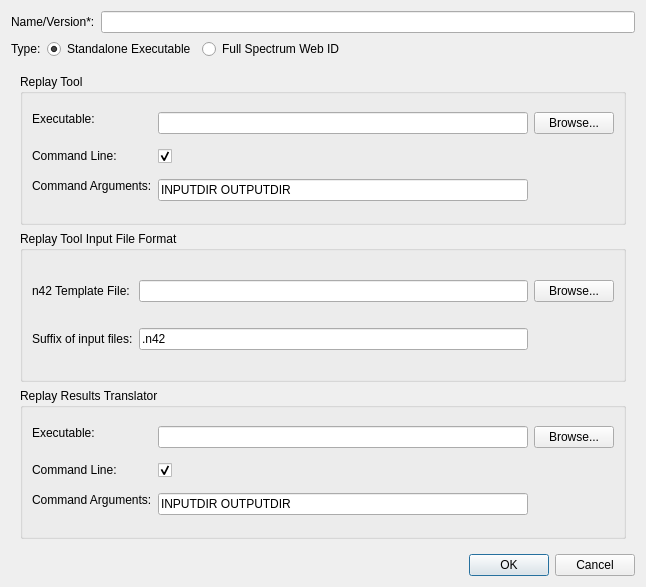
<?xml version="1.0" encoding="UTF-8"?>
<ui version="4.0">
 <class>ReplayDialog</class>
 <widget class="QDialog" name="ReplayDialog">
  <property name="geometry">
   <rect>
    <x>0</x>
    <y>0</y>
    <width>646</width>
    <height>587</height>
   </rect>
  </property>
  <property name="windowTitle">
   <string>New Replay Software</string>
  </property>
  <layout class="QVBoxLayout" name="verticalLayout_4">
   <item>
    <layout class="QHBoxLayout" name="horizontalLayout_7">
     <property name="sizeConstraint">
      <enum>QLayout::SetMinimumSize</enum>
     </property>
     <item>
      <widget class="QLabel" name="label_4">
       <property name="sizePolicy">
        <sizepolicy hsizetype="Preferred" vsizetype="Fixed">
         <horstretch>0</horstretch>
         <verstretch>0</verstretch>
        </sizepolicy>
       </property>
       <property name="text">
        <string>Name/Version*:</string>
       </property>
      </widget>
     </item>
     <item>
      <widget class="QLineEdit" name="txtName"/>
     </item>
    </layout>
   </item>
   <item>
    <layout class="QHBoxLayout" name="horizontalLayout">
     <item>
      <widget class="QLabel" name="label_2">
       <property name="text">
        <string>Type:</string>
       </property>
      </widget>
     </item>
     <item>
      <widget class="QRadioButton" name="radioStandalone">
       <property name="text">
        <string>Standalone Executable</string>
       </property>
       <property name="checked">
        <bool>true</bool>
       </property>
      </widget>
     </item>
     <item>
      <widget class="QRadioButton" name="radioWeb">
       <property name="text">
        <string>Full Spectrum Web ID</string>
       </property>
      </widget>
     </item>
     <item>
      <spacer name="horizontalSpacer">
       <property name="orientation">
        <enum>Qt::Horizontal</enum>
       </property>
       <property name="sizeHint" stdset="0">
        <size>
         <width>40</width>
         <height>20</height>
        </size>
       </property>
      </spacer>
     </item>
    </layout>
   </item>
   <item>
    <widget class="QStackedWidget" name="stack">
     <property name="currentIndex">
      <number>0</number>
     </property>
     <widget class="QWidget" name="standaloneStackPage">
      <layout class="QVBoxLayout" name="verticalLayout_2">
       <item>
        <widget class="QGroupBox" name="groupBox_3">
         <property name="title">
          <string>Replay Tool</string>
         </property>
         <layout class="QGridLayout" name="gridLayout_3">
          <item row="0" column="0">
           <widget class="QLabel" name="label_5">
            <property name="text">
             <string>Executable:</string>
            </property>
            <property name="alignment">
             <set>Qt::AlignLeading|Qt::AlignLeft|Qt::AlignTop</set>
            </property>
           </widget>
          </item>
          <item row="1" column="1" colspan="2">
           <widget class="QCheckBox" name="cbCmdLine">
            <property name="text">
             <string/>
            </property>
            <property name="checked">
             <bool>true</bool>
            </property>
           </widget>
          </item>
          <item row="0" column="2">
           <widget class="QPushButton" name="btnBrowseExecutable">
            <property name="text">
             <string>Browse...</string>
            </property>
           </widget>
          </item>
          <item row="0" column="1">
           <widget class="QLineEdit" name="txtCmdLine">
            <property name="minimumSize">
             <size>
              <width>151</width>
              <height>21</height>
             </size>
            </property>
           </widget>
          </item>
          <item row="1" column="0">
           <widget class="QLabel" name="label_12">
            <property name="text">
             <string>Command Line:</string>
            </property>
            <property name="alignment">
             <set>Qt::AlignLeading|Qt::AlignLeft|Qt::AlignTop</set>
            </property>
           </widget>
          </item>
          <item row="2" column="0">
           <widget class="QLabel" name="label_3">
            <property name="text">
             <string>Command Arguments:</string>
            </property>
            <property name="alignment">
             <set>Qt::AlignLeading|Qt::AlignLeft|Qt::AlignTop</set>
            </property>
           </widget>
          </item>
          <item row="2" column="1">
           <widget class="QLineEdit" name="txtSettings">
            <property name="toolTip">
             <string>Enter the command line options here. INPUTDIR and OUTPUTDIR tags are automatically converted by RASE to the proper folder paths</string>
            </property>
            <property name="text">
             <string>INPUTDIR OUTPUTDIR</string>
            </property>
            <property name="placeholderText">
             <string/>
            </property>
            <property name="clearButtonEnabled">
             <bool>false</bool>
            </property>
           </widget>
          </item>
         </layout>
        </widget>
       </item>
       <item>
        <widget class="QGroupBox" name="groupBox">
         <property name="title">
          <string>Replay Tool Input File Format </string>
         </property>
         <property name="flat">
          <bool>false</bool>
         </property>
         <layout class="QGridLayout" name="gridLayout">
          <item row="0" column="1">
           <widget class="QLineEdit" name="txtTemplatePath"/>
          </item>
          <item row="0" column="0" alignment="Qt::AlignLeft|Qt::AlignVCenter">
           <widget class="QLabel" name="label_6">
            <property name="text">
             <string>n42 Template File:</string>
            </property>
            <property name="alignment">
             <set>Qt::AlignLeading|Qt::AlignLeft|Qt::AlignTop</set>
            </property>
           </widget>
          </item>
          <item row="0" column="2">
           <widget class="QPushButton" name="btnBrowseTranslator">
            <property name="text">
             <string>Browse...</string>
            </property>
           </widget>
          </item>
          <item row="1" column="0">
           <widget class="QLabel" name="label">
            <property name="text">
             <string>Suffix of input files:</string>
            </property>
           </widget>
          </item>
          <item row="1" column="1">
           <widget class="QLineEdit" name="txtFilenameSuffix">
            <property name="toolTip">
             <string>Suffix of the filename expected by the replay tool (e.g. &quot;_U.n42&quot;).</string>
            </property>
            <property name="text">
             <string>.n42</string>
            </property>
           </widget>
          </item>
         </layout>
        </widget>
       </item>
       <item>
        <widget class="QGroupBox" name="groupBox_2">
         <property name="sizePolicy">
          <sizepolicy hsizetype="Preferred" vsizetype="Preferred">
           <horstretch>0</horstretch>
           <verstretch>0</verstretch>
          </sizepolicy>
         </property>
         <property name="title">
          <string>Replay Results Translator</string>
         </property>
         <layout class="QGridLayout" name="gridLayout_2">
          <item row="0" column="0">
           <widget class="QLabel" name="label_9">
            <property name="text">
             <string>Executable:</string>
            </property>
            <property name="alignment">
             <set>Qt::AlignLeading|Qt::AlignLeft|Qt::AlignTop</set>
            </property>
           </widget>
          </item>
          <item row="0" column="1">
           <widget class="QLineEdit" name="txtResultsTranslator">
            <property name="minimumSize">
             <size>
              <width>151</width>
              <height>21</height>
             </size>
            </property>
           </widget>
          </item>
          <item row="2" column="0">
           <widget class="QLabel" name="label_11">
            <property name="text">
             <string>Command Line:</string>
            </property>
            <property name="alignment">
             <set>Qt::AlignLeading|Qt::AlignLeft|Qt::AlignTop</set>
            </property>
           </widget>
          </item>
          <item row="3" column="0">
           <widget class="QLabel" name="label_8">
            <property name="text">
             <string>Command Arguments:</string>
            </property>
            <property name="alignment">
             <set>Qt::AlignLeading|Qt::AlignLeft|Qt::AlignTop</set>
            </property>
           </widget>
          </item>
          <item row="0" column="2">
           <widget class="QPushButton" name="btnBrowseResultsTranslator">
            <property name="text">
             <string>Browse...</string>
            </property>
           </widget>
          </item>
          <item row="2" column="1" colspan="2">
           <widget class="QCheckBox" name="cbCmdLine_3">
            <property name="checked">
             <bool>true</bool>
            </property>
           </widget>
          </item>
          <item row="3" column="1">
           <widget class="QLineEdit" name="txtSettings_3">
            <property name="toolTip">
             <string>Enter the command line options here. INPUTDIR and OUTPUTDIR tags are automatically converted by RASE to the proper folder paths</string>
            </property>
            <property name="text">
             <string>INPUTDIR OUTPUTDIR </string>
            </property>
           </widget>
          </item>
         </layout>
        </widget>
       </item>
      </layout>
     </widget>
     <widget class="QWidget" name="webStackPage">
      <layout class="QFormLayout" name="formLayout">
       <item row="0" column="0">
        <widget class="QLabel" name="label_7">
         <property name="text">
          <string>Web Address</string>
         </property>
        </widget>
       </item>
       <item row="0" column="1">
        <widget class="QLineEdit" name="txtWebAddress">
         <property name="minimumSize">
          <size>
           <width>250</width>
           <height>0</height>
          </size>
         </property>
         <property name="text">
          <string>http://127.0.0.1:8082</string>
         </property>
         <property name="cursorPosition">
          <number>0</number>
         </property>
        </widget>
       </item>
       <item row="1" column="0">
        <widget class="QLabel" name="label_10">
         <property name="text">
          <string>Instrument DRF</string>
         </property>
        </widget>
       </item>
       <item row="1" column="1">
        <widget class="QComboBox" name="cmbDRFs"/>
       </item>
      </layout>
     </widget>
    </widget>
   </item>
   <item>
    <widget class="QDialogButtonBox" name="buttonBox">
     <property name="orientation">
      <enum>Qt::Horizontal</enum>
     </property>
     <property name="standardButtons">
      <set>QDialogButtonBox::Cancel|QDialogButtonBox::Ok</set>
     </property>
    </widget>
   </item>
  </layout>
 </widget>
 <resources/>
 <connections>
  <connection>
   <sender>buttonBox</sender>
   <signal>accepted()</signal>
   <receiver>ReplayDialog</receiver>
   <slot>accept()</slot>
   <hints>
    <hint type="sourcelabel">
     <x>248</x>
     <y>254</y>
    </hint>
    <hint type="destinationlabel">
     <x>157</x>
     <y>274</y>
    </hint>
   </hints>
  </connection>
  <connection>
   <sender>buttonBox</sender>
   <signal>rejected()</signal>
   <receiver>ReplayDialog</receiver>
   <slot>reject()</slot>
   <hints>
    <hint type="sourcelabel">
     <x>316</x>
     <y>260</y>
    </hint>
    <hint type="destinationlabel">
     <x>286</x>
     <y>274</y>
    </hint>
   </hints>
  </connection>
 </connections>
</ui>
